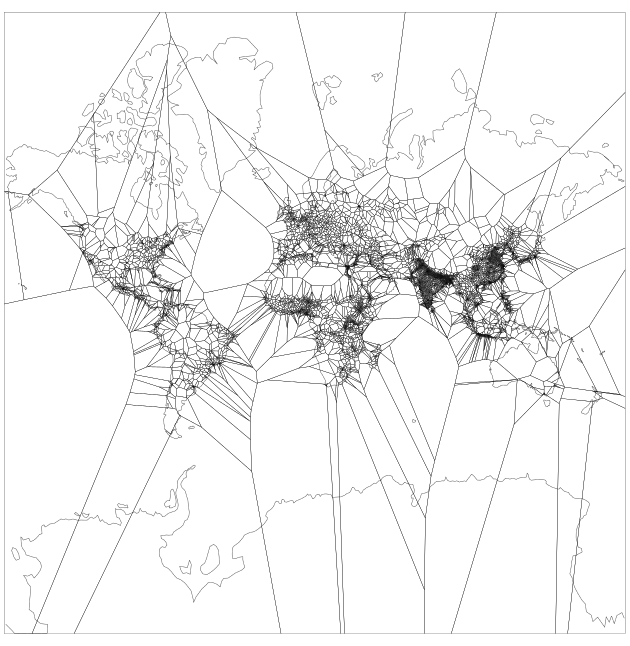

Write Python code to recreate this figure.
"""Figure 6: the equal-population power diagram: N Laguerre cells of the population measure on the Mercator frame.
    python fig6_power.py [experiment=M11_power_8192_2048]"""
import sys, os, json, numpy as np
from figstyle import *
from pysdot import PowerDiagram
from pysdot.domain_types import ConvexPolyhedraAssembly
from matplotlib.collections import LineCollection

exp = sys.argv[1] if len(sys.argv) > 1 else "M11_power_8192_2048"
d = os.path.join(ROOT, "experiments", exp)
z = np.load(os.path.join(d, "sites.npz")); pos, wts, W, H = z["pos"], z["weights"], int(z["W"]), int(z["H"])
met = json.load(open(os.path.join(d, "metrics.json")))
dom = ConvexPolyhedraAssembly(); dom.add_box([0, 0], [W, H])
pd = PowerDiagram(positions=pos, weights=wts, domain=dom)
offsets, xy = pd.cell_polyhedra()
segs = []
for a, b in zip(offsets[:-1], offsets[1:]):
    ring = xy[a:b]
    if len(ring) >= 3: segs.append(np.vstack([ring, ring[:1]]))
grid = prep.Grid("mercator", W, lon0=-168.0)
coast, _, _ = vectors(grid, "110m")
fig = figure(TEXT_W_MM, TEXT_W_MM + 4)
ax = fig.add_subplot(111)
lines_to_ax(ax, split_lines(coast, W), lw=0.35, ls=(0, (0.6, 1.2)), alpha=0.9, zorder=2)
ax.add_collection(LineCollection(segs, colors=INK, linewidths=0.18, zorder=3))
frame_axes(ax, W, H)
save(fig, "fig6_power")
provenance("fig6_power", experiment=exp, sites_path=os.path.join(d, "sites.npz"), metrics=met, n_cells=int(len(pos)),
           cells="Laguerre cells of the semi-discrete optimal transport from the 2048-cell population grid to the sites; polygons from pysdot")
